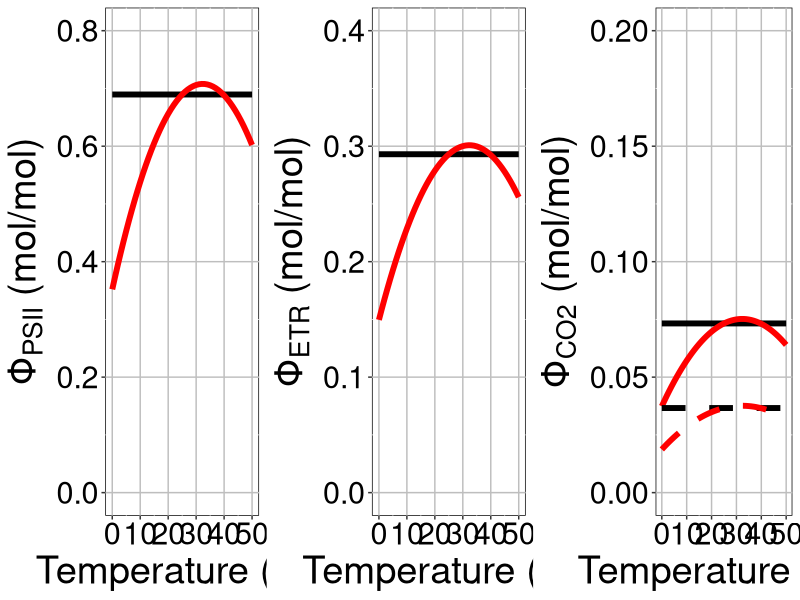

Here is the R script that generated this plot:
# box_figure.R
## code to create a figure for the different types of phi box
## three-panel figure with (a) phi psii, (b) phi etr, and (c) phi co2 temperature responses
## under three conditions: (1) no phi psii temperature response, 
## (2) yes phi psii temperature response,
## (3) differential electron partitioning for the phi co2 response

### functions
multiplot <- function(..., plotlist=NULL, file, cols=1, layout=NULL) {
  library(grid)
  
  # Make a list from the ... arguments and plotlist
  plots <- c(list(...), plotlist)
  
  numPlots = length(plots)
  
  # If layout is NULL, then use 'cols' to determine layout
  if (is.null(layout)) {
    # Make the panel
    # ncol: Number of columns of plots
    # nrow: Number of rows needed, calculated from # of cols
    layout <- matrix(seq(1, cols * ceiling(numPlots/cols)),
                     ncol = cols, nrow = ceiling(numPlots/cols))
  }
  
  if (numPlots==1) {
    print(plots[[1]])
    
  } else {
    # Set up the page
    grid.newpage()
    pushViewport(viewport(layout = grid.layout(nrow(layout), ncol(layout))))
    
    # Make each plot, in the correct location
    for (i in 1:numPlots) {
      # Get the i,j matrix positions of the regions that contain this subplot
      matchidx <- as.data.frame(which(layout == i, arr.ind = TRUE))
      
      print(plots[[i]], vp = viewport(layout.pos.row = matchidx$row,
                                      layout.pos.col = matchidx$col))
    }
  }
}

### libraries
library(ggplot2)

### define some parameters
lowEP <- 4 # low value of electron partitioning (e needed to fix mol CO2)
highEP <- 8 # high value of electron partitioning (e needed to fix mol CO2)
light <- 800 # par (umol m-2 s-1)
abs <- 0.85 # light absorbance
PP <- 0.5 # photon partitioning between PSII and PSI

### make a data frame
t_sequence <- seq(0, 50, 1)

phi_psii_noT <- 0.352 + 
  (0.022 * 25) - 
  (0.00034 * 25 * 25) # change based on Brad's results
phi_etr_noT <- phi_psii_noT * abs * PP
phi_co2_noT_lowEP <- phi_etr_noT / lowEP
phi_co2_noT_highEP <- phi_etr_noT / highEP

phi_psii_yesT <- 0.352 + 
  (0.022 * t_sequence) - 
  (0.00034 * t_sequence * t_sequence) # change based on Brad's results
phi_etr_yesT <- phi_psii_yesT * abs * PP
phi_co2_yesT_lowEP <- phi_etr_yesT / lowEP
phi_co2_yesT_highEP <- phi_etr_yesT / highEP

phi_df <- as.data.frame(cbind(t_sequence, 
                              phi_psii_noT, phi_etr_noT, phi_co2_noT_lowEP, phi_co2_noT_highEP,
                              phi_psii_yesT, phi_etr_yesT, phi_co2_yesT_lowEP, phi_co2_yesT_highEP))

### make some figures

phi_psii_plot <- ggplot(data = phi_df, aes(y = phi_psii_noT, x = t_sequence)) +
  theme(legend.position = 'none',
        legend.text = element_text(size = rel(2)),
        axis.title.y=element_text(size=rel(2.5), colour = 'black'),
        axis.title.x=element_text(size=rel(2.5), colour = 'black'),
        axis.text.x=element_text(size=rel(2.5), colour = 'black'),
        axis.text.y=element_text(size=rel(2.5), colour = 'black'),
        panel.background = element_rect(fill = 'white', colour = 'black'),
        panel.grid.major = element_line(colour = "grey")) +
  geom_line(size = 2, color = 'black') +
  geom_line(size = 2, color = 'red', aes(y = phi_psii_yesT)) +
  ylim(c(0, 0.8)) + 
  ylab(expression('Φ'['PSII'] * ' (mol/mol)')) +
  xlab('Temperature (°C)')

phi_etr_plot <- ggplot(data = phi_df, aes(y = phi_etr_noT, x = t_sequence)) +
  theme(legend.position = 'none',
        legend.text = element_text(size = rel(2)),
        axis.title.y=element_text(size=rel(2.5), colour = 'black'),
        axis.title.x=element_text(size=rel(2.5), colour = 'black'),
        axis.text.x=element_text(size=rel(2.5), colour = 'black'),
        axis.text.y=element_text(size=rel(2.5), colour = 'black'),
        panel.background = element_rect(fill = 'white', colour = 'black'),
        panel.grid.major = element_line(colour = "grey")) +
  geom_line(size = 2, color = 'black') +
  geom_line(size = 2, color = 'red', aes(y = phi_etr_yesT)) +
  ylim(c(0, 0.4)) + 
  ylab(expression('Φ'['ETR'] * ' (mol/mol)')) +
  xlab('Temperature (°C)')

phi_co2_plot <- ggplot(data = phi_df, aes(y = phi_co2_noT_lowEP, x = t_sequence)) +
  theme(legend.position = 'none',
        legend.text = element_text(size = rel(2)),
        axis.title.y=element_text(size=rel(2.5), colour = 'black'),
        axis.title.x=element_text(size=rel(2.5), colour = 'black'),
        axis.text.x=element_text(size=rel(2.5), colour = 'black'),
        axis.text.y=element_text(size=rel(2.5), colour = 'black'),
        panel.background = element_rect(fill = 'white', colour = 'black'),
        panel.grid.major = element_line(colour = "grey")) +
  geom_line(size = 2, color = 'black') +
  geom_line(size = 2, color = 'red', aes(y = phi_co2_yesT_lowEP)) +
  geom_line(size = 2, color = 'black', lty = 2, aes(y = phi_co2_noT_highEP)) +
  geom_line(size = 2, color = 'red', lty = 2, aes(y = phi_co2_yesT_highEP)) +
  ylim(c(0, 0.2)) + 
  ylab(expression('Φ'['CO2'] * ' (mol/mol)')) +
  xlab('Temperature (°C)')

jpeg(filename = "plots/phi_plot.jpeg", 
     width = 21, height = 7, units = 'in', res = 600)
multiplot(phi_psii_plot, phi_etr_plot, phi_co2_plot, cols = 3)
dev.off()

